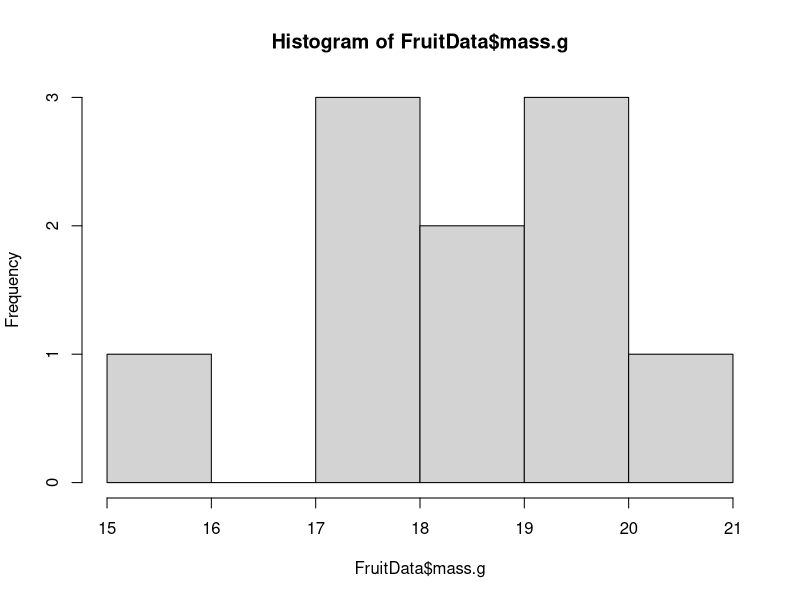
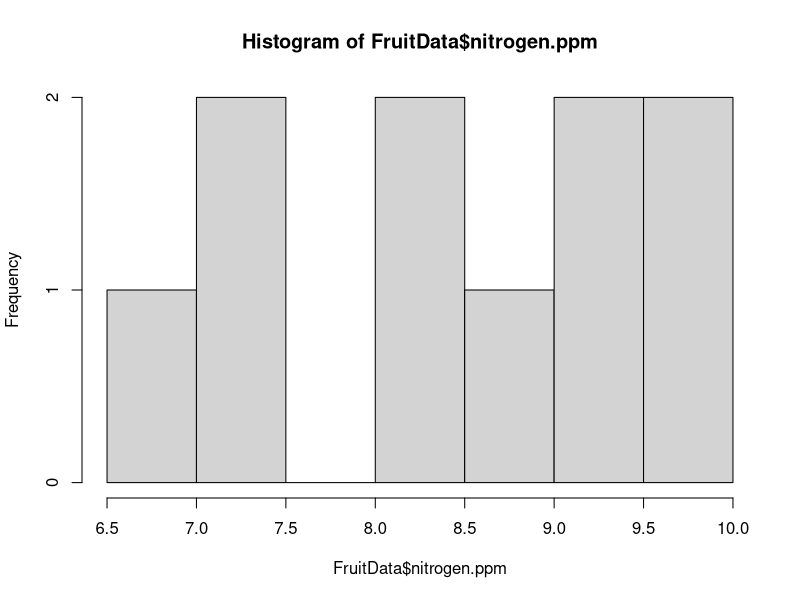

Source code (R) for these figures, in order: (Note: this script raises an error after producing the figures.)
mass.g<-c(17.7,18.7,17.2,20.1,19.1,17.7,18.9,19.8,15.8,19.5)
nitrogen.ppm<-c(8.26,7.45,6.95,8.53,9.37,8.49,9.7,9.09,7.34,9.69)

FruitData<-data.frame(mass.g,nitrogen.ppm)
hist(FruitData$mass.g)
ks.test(x = FruitData$mass.g,y=pnorm,mean(FruitData$mass.g),sd(FruitData$mass.g))
hist(FruitData$nitrogen.ppm)
ks.test(x = FruitData$nitrogen.ppm,y=pnorm,mean(FruitData$nitrogen.ppm),sd(FruitData$nitrogen.ppm))

ggplot(data=FruitData,mapping=aes(x=nitrogen.ppm, y=mass.g))+
  geom_point()


model1<-lm(mass.g~nitrogen.ppm)
model1$coefficients[2]
#Is our model any good?
plot(model1)


names(model1) #look at all the different objects contained in the model!

###With this information we can calculate the different sums of squares


#Recall the total variation in Y that we expect:
totalSS<-sum((mass.g-mean(mass.g))^2)


#the amount of variation accounted for in the model is

modelSS<-sum((model1$fitted.values-mean(mass.g))^2)

modelSS/totalSS #Our coefficient of determination!

summary(model1)

#But why is it called r squared?
plot(model1$fitted.values,mass.g)
cor(model1$fitted.values,mass.g)^2

#Is our model different from the null?

#t test!
summary(model1)
t.score<-(0.9176-0)/0.3477
pt(t.score,8,lower.tail = FALSE)*2


#ANOVA. We can also examine if the amount of variation captured in our model is more than the average variation not captured.
# Y = b1X + b0 + error
anova(model1)
summary(model1)

ggplot(data=FruitData,mapping=aes(x=nitrogen.ppm, y=mass.g))+
  geom_point()+
  geom_smooth(method="lm")
